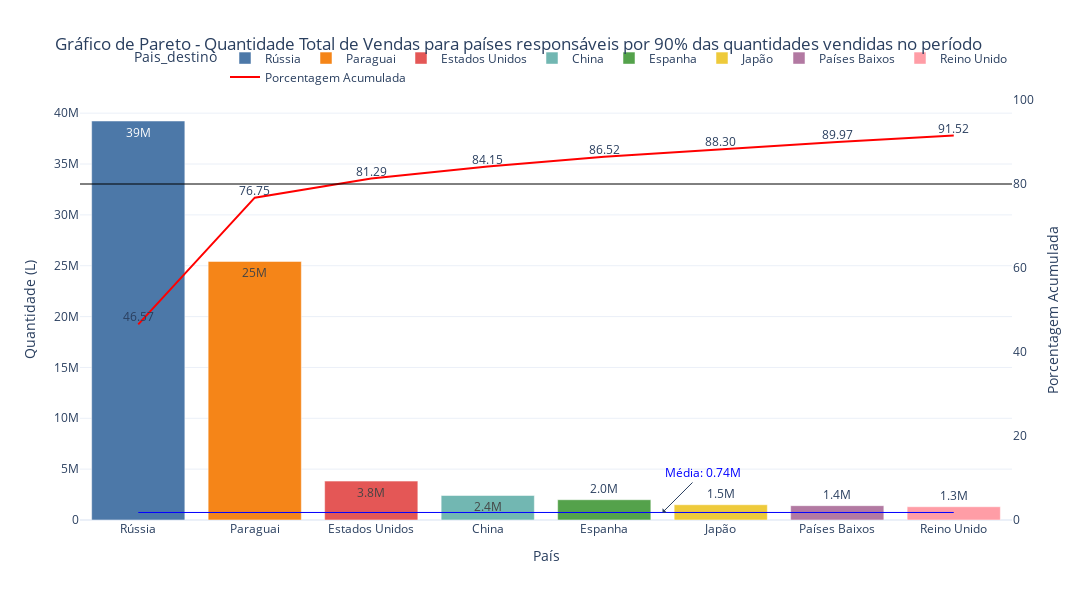

Source (notebook cell):
### Markdown cell above
**Paraguai, Rússia, Estados Unidos, Reino Unido, China, Países Baixos e Espanha são responsáveis por 80% do total vendido**

### Code cell
plot_pareto(
    totalq_exp_pareto_92,
    "Pais_destino",
    "Quantidade",
    "Pais_destino",
    "Porcentagem_acumulada_quantidade",
    "Gráfico de Pareto - Quantidade Total de Vendas para países responsáveis por 90% das quantidades vendidas no período",
    "País",
    "Quantidade (L)",
    totalq_exp_pareto.Quantidade.mean()
)

### Figure 1 — Plotly figure (JSON) as saved in the notebook; plotly's stock layout.template omitted (floating-point values rounded to 4 significant figures)
{"data": [{"alignmentgroup": "True", "hovertemplate": "Pais_destino=%{x}<br>Quantidade=%{y}<extra></extra>", "legendgroup": "Rússia", "marker": {"color": "#4C78A8", "pattern": {"shape": ""}}, "name": "Rússia", "offsetgroup": "Rússia", "orientation": "v", "showlegend": true, "textposition": "auto", "texttemplate": "%{y:.2s}", "type": "bar", "x": ["Rússia"], "xaxis": "x", "y": [39230153], "yaxis": "y"}, {"alignmentgroup": "True", "hovertemplate": "Pais_destino=%{x}<br>Quantidade=%{y}<extra></extra>", "legendgroup": "Paraguai", "marker": {"color": "#F58518", "pattern": {"shape": ""}}, "name": "Paraguai", "offsetgroup": "Paraguai", "orientation": "v", "showlegend": true, "textposition": "auto", "texttemplate": "%{y:.2s}", "type": "bar", "x": ["Paraguai"], "xaxis": "x", "y": [25423559], "yaxis": "y"}, {"alignmentgroup": "True", "hovertemplate": "Pais_destino=%{x}<br>Quantidade=%{y}<extra></extra>", "legendgroup": "Estados Unidos", "marker": {"color": "#E45756", "pattern": {"shape": ""}}, "name": "Estados Unidos", "offsetgroup": "Estados Unidos", "orientation": "v", "showlegend": true, "textposition": "auto", "texttemplate": "%{y:.2s}", "type": "bar", "x": ["Estados Unidos"], "xaxis": "x", "y": [3822251], "yaxis": "y"}, {"alignmentgroup": "True", "hovertemplate": "Pais_destino=%{x}<br>Quantidade=%{y}<extra></extra>", "legendgroup": "China", "marker": {"color": "#72B7B2", "pattern": {"shape": ""}}, "name": "China", "offsetgroup": "China", "orientation": "v", "showlegend": true, "textposition": "auto", "texttemplate": "%{y:.2s}", "type": "bar", "x": ["China"], "xaxis": "x", "y": [2411701], "yaxis": "y"}, {"alignmentgroup": "True", "hovertemplate": "Pais_destino=%{x}<br>Quantidade=%{y}<extra></extra>", "legendgroup": "Espanha", "marker": {"color": "#54A24B", "pattern": {"shape": ""}}, "name": "Espanha", "offsetgroup": "Espanha", "orientation": "v", "showlegend": true, "textposition": "auto", "texttemplate": "%{y:.2s}", "type": "bar", "x": ["Espanha"], "xaxis": "x", "y": [1993000], "yaxis": "y"}, {"alignmentgroup": "True", "hovertemplate": "Pais_destino=%{x}<br>Quantidade=%{y}<extra></extra>", "legendgroup": "Japão", "marker": {"color": "#EECA3B", "pattern": {"shape": ""}}, "name": "Japão", "offsetgroup": "Japão", "orientation": "v", "showlegend": true, "textposition": "auto", "texttemplate": "%{y:.2s}", "type": "bar", "x": ["Japão"], "xaxis": "x", "y": [1502311], "yaxis": "y"}, {"alignmentgroup": "True", "hovertemplate": "Pais_destino=%{x}<br>Quantidade=%{y}<extra></extra>", "legendgroup": "Países Baixos", "marker": {"color": "#B279A2", "pattern": {"shape": ""}}, "name": "Países Baixos", "offsetgroup": "Países Baixos", "orientation": "v", "showlegend": true, "textposition": "auto", "texttemplate": "%{y:.2s}", "type": "bar", "x": ["Países Baixos"], "xaxis": "x", "y": [1410166], "yaxis": "y"}, {"alignmentgroup": "True", "hovertemplate": "Pais_destino=%{x}<br>Quantidade=%{y}<extra></extra>", "legendgroup": "Reino Unido", "marker": {"color": "#FF9DA6", "pattern": {"shape": ""}}, "name": "Reino Unido", "offsetgroup": "Reino Unido", "orientation": "v", "showlegend": true, "textposition": "auto", "texttemplate": "%{y:.2s}", "type": "bar", "x": ["Reino Unido"], "xaxis": "x", "y": [1305329], "yaxis": "y"}, {"line": {"color": "red"}, "mode": "lines+text", "name": "Porcentagem Acumulada", "text": ["46.57", "76.75", "81.29", "84.15", "86.52", "88.30", "89.97", "91.52"], "textposition": "top center", "type": "scatter", "x": ["Rússia", "Paraguai", "Estados Unidos", "China", "Espanha", "Japão", "Países Baixos", "Reino Unido"], "y": [46.57, 76.75, 81.29, 84.15, 86.52, 88.3, 89.97, 91.52], "yaxis": "y2"}], "layout": {"annotations": [{"arrowhead": 1, "ax": 40, "ay": -40, "font": {"color": "blue"}, "showarrow": true, "text": "Média: 0.74M", "x": 4.5, "xref": "x", "y": 738900.0}], "barmode": "relative", "height": 600, "legend": {"orientation": "h", "title": {"text": "Pais_destino"}, "tracegroupgap": 0, "x": 1, "xanchor": "right", "y": 1.02, "yanchor": "bottom"}, "shapes": [{"line": {"color": "black", "width": 1}, "type": "line", "x0": 0, "x1": 1, "xref": "paper", "y0": 80, "y1": 80, "yref": "y2"}, {"line": {"color": "blue", "width": 1}, "type": "line", "x0": 0, "x1": 7, "y0": 738900.0, "y1": 738900.0}], "title": {"text": "Gráfico de Pareto - Quantidade Total de Vendas para países responsáveis por 90% das quantidades vendidas no período"}, "width": 1300, "xaxis": {"anchor": "y", "categoryarray": ["Rússia", "Paraguai", "Estados Unidos", "China", "Espanha", "Japão", "Países Baixos", "Reino Unido"], "categoryorder": "array", "domain": [0, 1], "title": {"text": "País"}}, "yaxis": {"anchor": "x", "domain": [0, 1], "title": {"text": "Quantidade (L)"}}, "yaxis2": {"overlaying": "y", "range": [0, 100], "showgrid": false, "side": "right", "title": {"text": "Porcentagem Acumulada"}}}}
